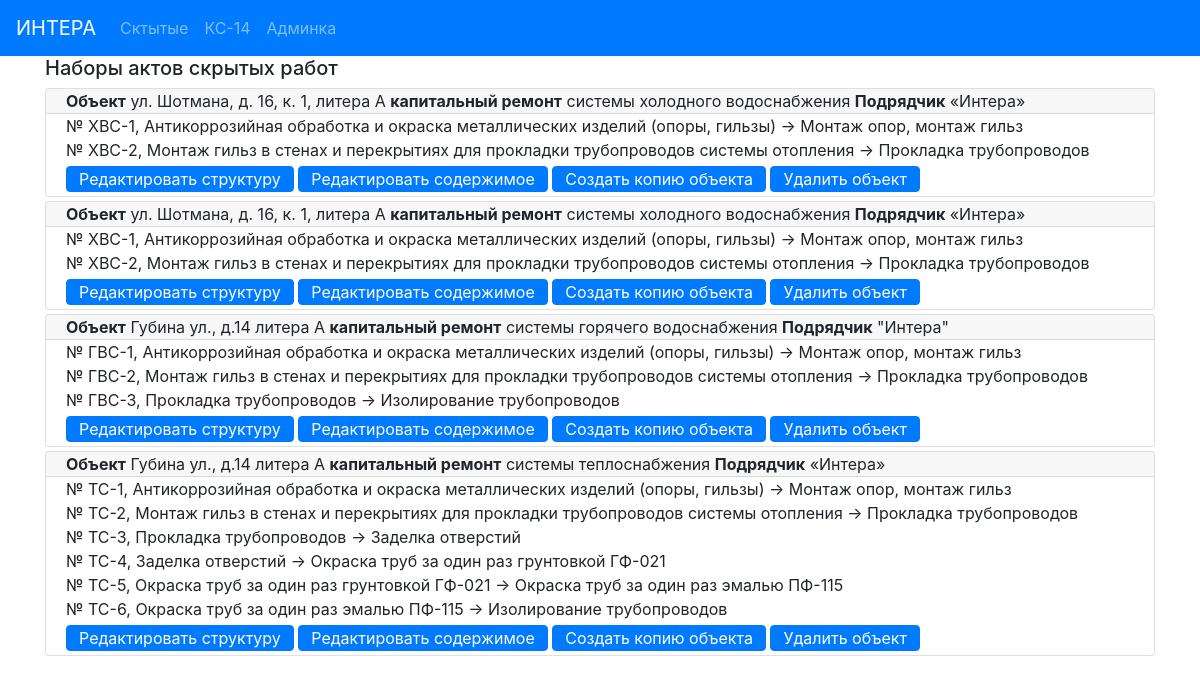
Page /actbase/ on the earlier database version.
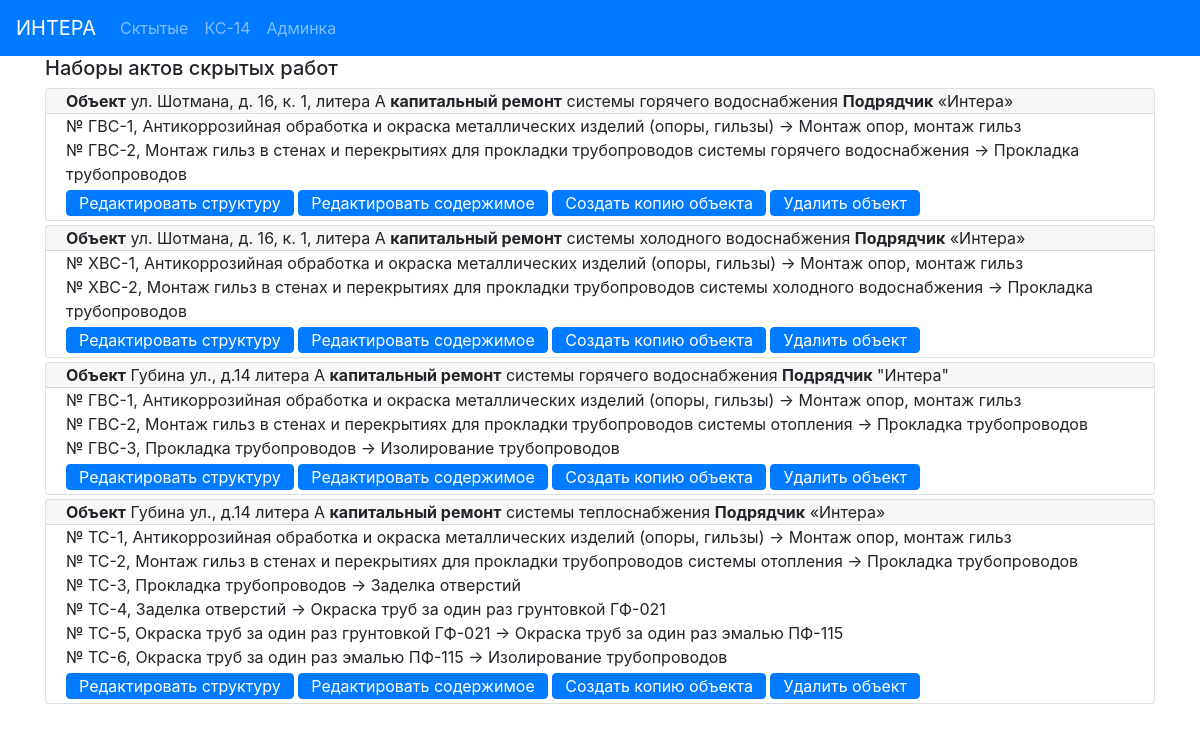
Same page on the later database version.
### hiddenactsbase/models.py (models this page shows, shortened)
class ObjectActs (models.Model):
    address = models.CharField(max_length=100, verbose_name='Адрес', blank=False)
    system_type = models.CharField(max_length=100, verbose_name='тип')
    designer = models.CharField(max_length=200, verbose_name='Проектант')
    contractor = models.CharField(max_length=300, verbose_name='Подрядчик',
                                  default='Общество с ограниченной ответственностью «Интера».' +
                                          'Свидетельство о государственной регистрации серия 78' +
                                          '№007274277 от  02.09.2009, ОГРН 1097847236783, ' +
                                          'ИНН 7805498649, 198188, г. Санкт-Петербург,' +
                                          ' ул. Возрождения, д.20, литер А, тел. 242-78-10.')
    supervisor_engineer = models.CharField(max_length=100, verbose_name='Технадзор')
    contractor_engineer = models.CharField(max_length=100, verbose_name='Прораб')
    project_number = models.CharField(max_length=100, verbose_name='Ном. проекта')
    exec_documents = models.CharField(max_length=100, verbose_name='Исполн.')
    supervisor_engineer_decree = models.CharField(max_length=100, verbose_name=' ')
    contractor_engineer_decree = models.CharField(max_length=100, verbose_name=' ')
    acts = models.ManyToManyField('HiddenActIS', blank=True, related_name='object_acts')
    class Meta:
        verbose_name = 'Набор актов объекта '
    def get_absolute_url(self):
        return reverse('object_detail_url', kwargs={'pk': self.pk})
    def get_edit_url(self):
        return reverse('object_edit_url', kwargs={'pk': self.pk})
    def get_short_contractor(self):
        s = re.findall(r"[\"\«\»\']\D+?[\"\«\»\']", self.contractor)
        if len(s) == 0:
            return self.contractor
        else:
            return s[0]

class HiddenActIS (models.Model):
    act_number = models.CharField(max_length=20, verbose_name='Ном. Акта', blank=True)
    act_date = models.CharField(max_length=50, verbose_name='Дата Акта')
    presented_work = models.CharField(max_length=200, verbose_name='Предъявл.')
    materials = models.CharField(max_length=200, verbose_name='Материалы')
    permitted_work = models.CharField(max_length=200, verbose_name='Разрешено')
    begin_date = models.CharField(max_length=50, verbose_name='От:')
    end_date = models.CharField(max_length=50, verbose_name='До:')
    class Meta:
        ordering = ['act_number']
        verbose_name = 'Акт скрытых инженерка '

### hiddenactsbase/views.py (the view)
# urls.py: path('', ObjectsList.as_view(), name='objects_list_url'),
class ObjectsList(View):
    @staticmethod
    def get(request):
        objs = ObjectActs.objects.order_by("-id")
        return render(request, 'hiddenactsbase/index.html',
                      context={'objects_acts': objs})

### hiddenactsbase/templates/hiddenactsbase/index.html
{% extends 'base.html' %}
{% block mycontent %}
    <div class="container">
        <h5>Наборы актов скрытых работ</h5>
    </div>
    <div class="container">
    {% for obj in objects_acts %}
        <div class="card my-1">
          <div class="card-header py-0 ">
              <b>Объект</b> {{ obj.address }} <b>капитальный ремонт</b> {{ obj.system_type }} <b>Подрядчик</b> {{ obj.get_short_contractor }}
          </div>
          <div class="card-body py-0">
            {% for act in  obj.acts.all %}
                <p class="card-text mb-0"> № {{ act.act_number }}, {{ act.presented_work }} -> {{ act.permitted_work }}</p>
            {% endfor %}
            <a href="{{ obj.get_absolute_url }}" class="btn btn-primary  my-1 py-0">Редактировать структуру</a>
            <a href="{{ obj.get_edit_url }}" class="btn btn-primary  my-1 py-0">Редактировать содержимое</a>
            <a href="{% url 'copy_object' obj.pk %}" class="btn btn-primary  my-1 py-0">Создать копию объекта</a>
            <a href="{% url 'delete_object' obj.pk %}" class="btn btn-primary  my-1 py-0">Удалить объект</a>
          </div>
        </div>
    {% endfor %}
    </div>
{% endblock %}

Differences in the rows shown:
changed ObjectActs (number 1 of 4 on the later page): system_type "системы холодного водоснабжения" → "системы горячего водоснабжения"
changed HiddenActIS (number 1 of 13 on the later page): act_number "ХВС-1" → "ГВС-1"
changed HiddenActIS: act_number "ХВС-2" → "ГВС-2"; presented_work "Монтаж гильз в стенах и перекрытиях для прокладки трубопроводов системы отопления" → "Монтаж гильз в стенах и перекрытиях для прокладки трубопроводов системы горячего водоснабжения"
changed HiddenActIS "ХВС-2": presented_work "Монтаж гильз в стенах и перекрытиях для прокладки трубопроводов системы отопления" → "Монтаж гильз в стенах и перекрытиях для прокладки трубопроводов системы холодного водоснабжения"
